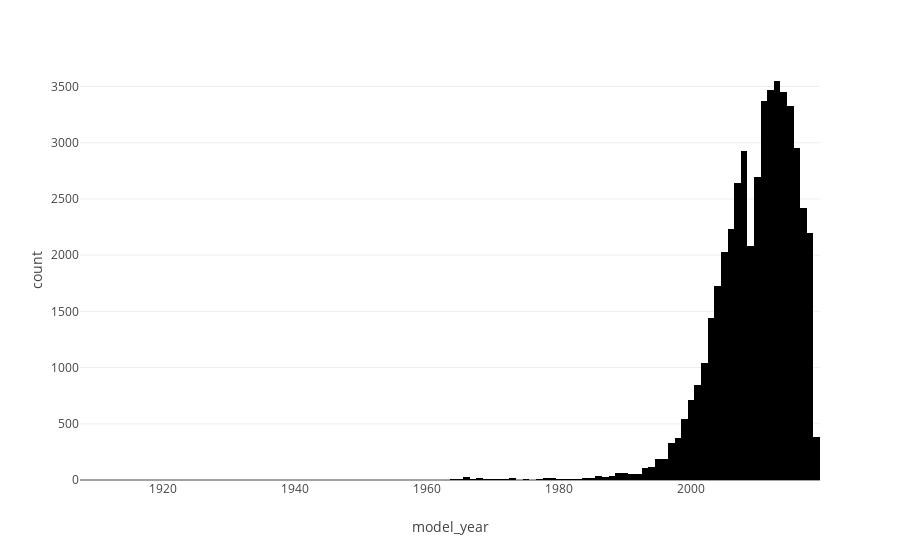

Write notebook code for a chart like this one.
### Code cell
hist_button = st.button('Construir histograma') 

     # crear un histograma
fig = px.histogram(vehicles_data, x="model_year")
        
            # mostrar un gráfico Plotly interactivo
st.plotly_chart(fig, use_container_width=True) 

fig.show()

### Figure 1 — Plotly figure (JSON) as saved in the notebook; plotly's stock layout.template omitted (floating-point values rounded to 4 significant figures; data arrays with more than 128 entries replaced by an {"elided": "..."} marker saying what was removed)
{"data": [{"alignmentgroup": "True", "bingroup": "x", "hovertemplate": "model_year=%{x}<br>count=%{y}<extra></extra>", "legendgroup": "", "marker": {"color": "#000001", "pattern": {"shape": ""}}, "name": "", "offsetgroup": "", "orientation": "v", "showlegend": false, "type": "histogram", "x": {"elided": "51525 int values"}, "xaxis": "x", "yaxis": "y"}], "layout": {"barmode": "relative", "legend": {"tracegroupgap": 0}, "margin": {"t": 60}, "xaxis": {"anchor": "y", "domain": [0, 1], "title": {"text": "model_year"}}, "yaxis": {"anchor": "x", "domain": [0, 1], "title": {"text": "count"}}}}
